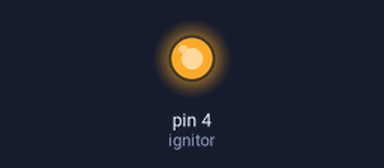
The sketch below on a simulated Arduino Uno, built with avr-gcc and run on an emulated ATmega328P. Parts: output pins drawn as LEDs (lit = HIGH). No radio packets arrive unless stated.

Above: at 0.1 s.
At 5.1 s:
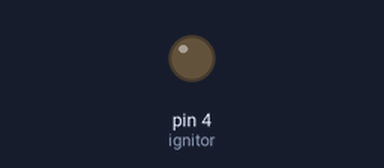
Timing chart, 0 to 6.6 s (numbered marks = the images above):
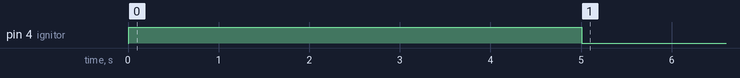

The sketch:

TRAPSET__reciever_.ino
```cpp
// (licence header left out)
#include <SPI.h>
#include <nRF24L01.h>
#include <RF24.h>
const int A=0xaaaa;// blowbomb1
const int B=0xbbbb;// blowbomb2
const int C=0xcccc; //blow bomb3
boolean alreadyblown=false;
boolean blow=false;
const byte adr1[6] = "01111"; // im writing on it
const byte adr2[6] = "00001"; // im reading it
RF24 radio(2, 3);

int Z;
/*
int analog;
float V = 0.0;
*/
const int ignitor = 4;
 //const int find_led = 5;
void setup() {
  pinMode(ignitor, OUTPUT);
  //pinMode(find_led, OUTPUT);
  radio.begin();
 radio.setRetries(5,15);
 radio.setDataRate(RF24_250KBPS);
 radio.setPALevel(RF24_PA_MAX);
 //setCRCLength( RF24_CRC_8 ) ;

  radio.openReadingPipe(1,adr2);
  radio.startListening();
  Z=0;
}
void loop() {
  liste();
  blowbomb();
  //batstat();
  }

void liste() {
  if (radio.available()) {
    radio.read(&Z, sizeof(Z));
    if (Z == A) { blowbomb(); } else {delay(100);  Z=0; }
}
}
void blowbomb() {
    if (alreadyblown == false) {
           alreadyblown=true;
           digitalWrite(ignitor, HIGH);
           delay(5000);
           digitalWrite(ignitor, LOW); }

}
/*
 *
void batstat() { //transmitt battery voltage
  if (radio.available()) {
    radio.read(&Z, sizeof(Z));
           if (Z == C) {
            radio.stopListening();
            digitalWrite(3, HIGH);
            delay(1000);
            digitalWrite(3, LOW);
         radio.openWritingPipe(adr1);
         int analog = analogRead(A0);
         float V = analog * (5.0 / 1023.0);
         radio.write(&V,sizeof(V));
         delay(50);
         radio.startListening();
           }

           }
}
   /*else {                  //if base is looking for me - transieve rdy status.
        if (A == B) { // if it recieved before exlosion - then id like to see if this bomb is alive and also its battery volatge
          digitalWrite(find_led, HIGH);
          delay(10000);
          digitalWrite(find_led, LOW);
          // pin 5 high
         // radio.stopListening();
         // radio.openWritingPipe(adr1);
         // int analog = analogRead(A0);
         // float V = analog * (5.0 / 1023.0);
         // radio.write(&V,sizeof(V));
         // delay(50);
         // radio.startListening();
                     }
            }
            */


/*  if (alreadyblown == false) { //wut have i just didi lul :ddxddd
    alreadyblown=true;
    radio.stopListening();
    radio.openWritingPipe(pipe2);
    delay(10000); // every 10 secs bomb writes to pipe2.
    digitalWrite(find_led, HIGH);
  }

  else {
    radio.write(&B,sizeof(B));
    delay(30000);
                      //also it has to transmit it's battery voltage somehow xddd
  }
  */

///////end////////
```

Measured:
- by itself, pin 4 (ignitor): LOW → HIGH at 0.01 s, → LOW 5.0 s later
